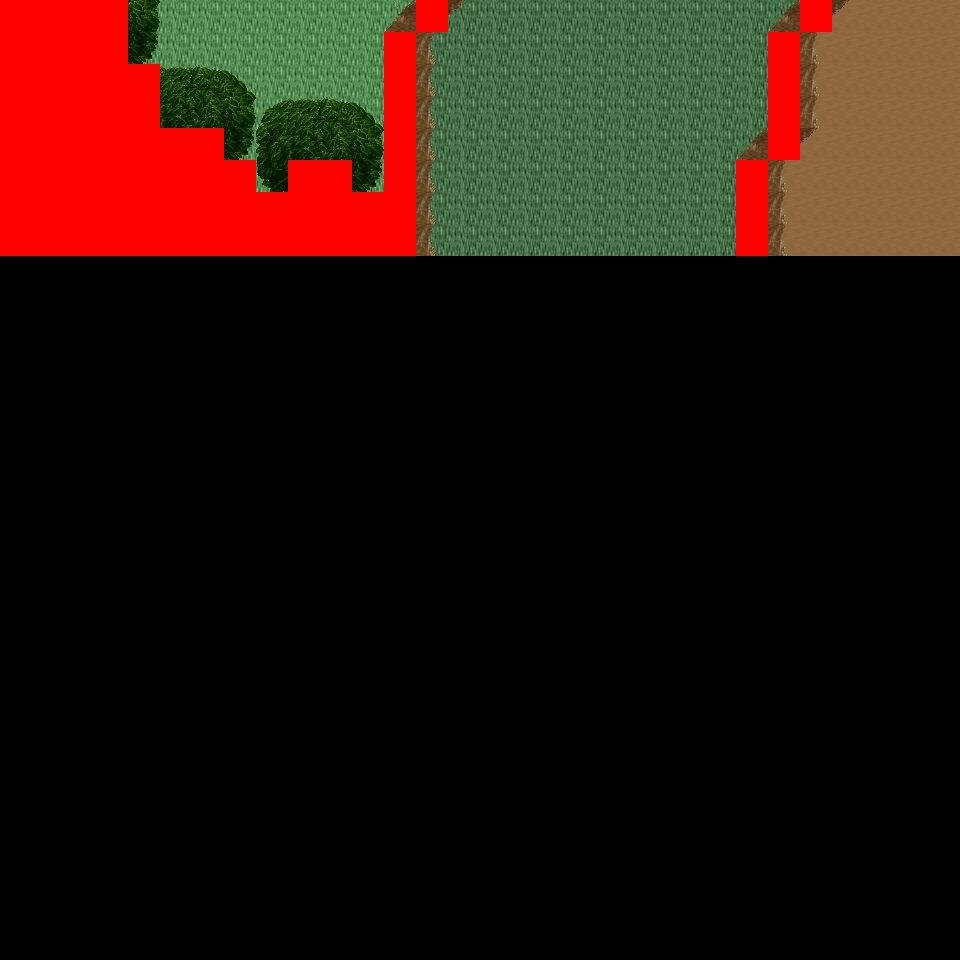

This game map was drawn from its Tiled (.tmx) file and the tilesets committed beside it. A one-line description and the trimmed map source follow:
An orthogonal 30x30 tile map with 32x32 px tiles, 6 tile layers (Ground, Object, Object2, Above, ...), 10 tilesets and 4 objects (4x mapExit).

<map version="1.0" orientation="orthogonal" renderorder="right-down" width="30" height="30" tilewidth="32" tileheight="32" nextobjectid="5">
  <tileset firstgid="1" name="tileset_logic_collision" tilewidth="32" tileheight="32" tilecount="1" columns="1">
    <image source="../drawable/tileset_logic_collision.png" width="32" height="32" />
  </tileset>
  <tileset firstgid="2" name="tileset_ground_ground" tilewidth="32" tileheight="32" tilecount="33" columns="3">
    <image source="../drawable/tileset_ground_ground.png" width="96" height="352" />
  </tileset>
  <tileset firstgid="35" name="tileset_ground_earth_edges" tilewidth="32" tileheight="32" tilecount="18" columns="6">
    <image source="../drawable/tileset_ground_earth_edges.png" width="192" height="96" />
  </tileset>
  <tileset firstgid="53" name="tileset_ground_grass_corners" tilewidth="32" tileheight="32" tilecount="24" columns="6">
    <image source="../drawable/tileset_ground_grass_corners.png" width="192" height="128" />
  </tileset>
  <tileset firstgid="77" name="tileset_ground_grass_edges" tilewidth="32" tileheight="32" tilecount="36" columns="12">
    <image source="../drawable/tileset_ground_grass_edges.png" width="384" height="96" />
  </tileset>
  <tileset firstgid="113" name="tileset_ground_water_pool" tilewidth="32" tileheight="32" tilecount="72" columns="3">
    <image source="../drawable/tileset_ground_water_pool.png" width="96" height="768" />
  </tileset>
  <tileset firstgid="185" name="tileset_ground_ridge_earth_pale" tilewidth="32" tileheight="32" tilecount="96" columns="12">
    <image source="../drawable/tileset_ground_ridge_earth_pale.png" width="384" height="256" />
  </tileset>
  <tileset firstgid="281" name="tileset_ground_ridge_earth_dark" tilewidth="32" tileheight="32" tilecount="96" columns="12">
    <image source="../drawable/tileset_ground_ridge_earth_dark.png" width="384" height="256" />
  </tileset>
  <tileset firstgid="377" name="tileset_plant_stump_stump_vertical" tilewidth="32" tileheight="32" tilecount="1" columns="1">
    <image source="../drawable/tileset_plant_stump_stump_vertical.png" width="32" height="32" />
  </tileset>
  <tileset firstgid="378" name="tileset_plant_tree_tree_darkgreen" tilewidth="32" tileheight="32" tilecount="88" columns="8">
    <image source="../drawable/tileset_plant_tree_tree_darkgreen.png" width="256" height="352" />
  </tileset>
  <layer name="Ground" width="30" height="30">
    <data>[900 cells, 240 non-empty, 4 distinct tile ids]</data>
  </layer>
  <layer name="Object" width="30" height="30">
    <data>[900 cells, 55 non-empty, 14 distinct tile ids]</data>
  </layer>
  <layer name="Object2" width="30" height="30">
    <data>[900 cells, 0 non-empty, 0 distinct tile ids]</data>
  </layer>
  <layer name="Above" width="30" height="30">
    <data>[900 cells, 70 non-empty, 22 distinct tile ids]</data>
  </layer>
  <layer name="Above2" width="30" height="30">
    <data>[900 cells, 0 non-empty, 0 distinct tile ids]</data>
  </layer>
  <layer name="Walkable" width="30" height="30">
    <data>[900 cells, 75 non-empty, 1 distinct tile ids]</data>
  </layer>
  <objectgroup name="MapEvents">
    <object id="1" name="north" type="mapExit" x="128" y="0" width="288" height="32">
      <properties>
        <property name="map" value="level_0_x0_y79" />
        <property name="x" value="4" />
        <property name="y" value="28" />
      </properties>
    </object>
    <object id="2" name="north2" type="mapExit" x="448" y="0" width="352" height="32">
      <properties>
        <property name="map" value="level_0_x0_y79" />
        <property name="x" value="14" />
        <property name="y" value="28" />
      </properties>
    </object>
    <object id="3" name="north3" type="mapExit" x="832" y="0" width="128" height="32">
      <properties>
        <property name="map" value="level_0_x0_y79" />
        <property name="x" value="26" />
        <property name="y" value="28" />
      </properties>
    </object>
    <object id="4" name="east" type="mapExit" x="928" y="0" width="32" height="960">
      <properties>
        <property name="map" value="level_0_x1_y80" />
        <property name="x" value="1" />
        <property name="y" value="0" />
      </properties>
    </object>
  </objectgroup>
</map>
